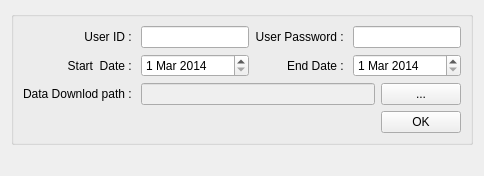
                    <widget class="QWidget" name="tab_15">
                      <attribute name="title">
                        <string>GSMap</string>
                      </attribute>
                      <layout class="QGridLayout" name="gridLayout_5">
                        <item row="0" column="0">
                          <widget class="QGroupBox" name="groupBox_25">
                            <property name="sizePolicy">
                              <sizepolicy hsizetype="Preferred" vsizetype="Fixed">
                                <horstretch>0</horstretch>
                                <verstretch>0</verstretch>
                              </sizepolicy>
                            </property>
                            <property name="title">
                              <string/>
                            </property>
                            <layout class="QGridLayout" name="gridLayout_8">
                              <item row="4" column="0">
                                <widget class="QLabel" name="label_53">
                                  <property name="text">
                                    <string>Data Downlod path : </string>
                                  </property>
                                  <property name="alignment">
                                    <set>Qt::AlignRight|Qt::AlignTrailing|Qt::AlignVCenter</set>
                                  </property>
                                </widget>
                              </item>
                              <item row="4" column="5">
                                <widget class="QPushButton" name="btn_bat_path_1">
                                  <property name="text">
                                    <string>...</string>
                                  </property>
                                </widget>
                              </item>
                              <item row="4" column="1" colspan="4">
                                <widget class="QLineEdit" name="txt_bat_path_1">
                                  <property name="enabled">
                                    <bool>false</bool>
                                  </property>
                                </widget>
                              </item>
                              <item row="5" column="5">
                                <widget class="QPushButton" name="btn_download_GSMap">
                                  <property name="text">
                                    <string>OK</string>
                                  </property>
                                </widget>
                              </item>
                              <item row="3" column="0">
                                <widget class="QLabel" name="label_42">
                                  <property name="text">
                                    <string>Start  Date : </string>
                                  </property>
                                  <property name="alignment">
                                    <set>Qt::AlignRight|Qt::AlignTrailing|Qt::AlignVCenter</set>
                                  </property>
                                </widget>
                              </item>
                              <item row="2" column="0">
                                <widget class="QLabel" name="label_54">
                                  <property name="sizePolicy">
                                    <sizepolicy hsizetype="Preferred" vsizetype="Preferred">
                                      <horstretch>0</horstretch>
                                      <verstretch>0</verstretch>
                                    </sizepolicy>
                                  </property>
                                  <property name="text">
                                    <string>User ID : </string>
                                  </property>
                                  <property name="alignment">
                                    <set>Qt::AlignRight|Qt::AlignTrailing|Qt::AlignVCenter</set>
                                  </property>
                                </widget>
                              </item>
                              <item row="2" column="3">
                                <widget class="QLabel" name="label_48">
                                  <property name="text">
                                    <string>User Password : </string>
                                  </property>
                                  <property name="alignment">
                                    <set>Qt::AlignRight|Qt::AlignTrailing|Qt::AlignVCenter</set>
                                  </property>
                                </widget>
                              </item>
                              <item row="3" column="3">
                                <widget class="QLabel" name="label_41">
                                  <property name="text">
                                    <string>End Date : </string>
                                  </property>
                                  <property name="alignment">
                                    <set>Qt::AlignRight|Qt::AlignTrailing|Qt::AlignVCenter</set>
                                  </property>
                                </widget>
                              </item>
                              <item row="3" column="1" colspan="2">
                                <widget class="QDateEdit" name="start_date_1">
                                  <property name="sizePolicy">
                                    <sizepolicy hsizetype="Preferred" vsizetype="Fixed">
                                      <horstretch>0</horstretch>
                                      <verstretch>0</verstretch>
                                    </sizepolicy>
                                  </property>
                                  <property name="dateTime">
                                    <datetime>
                                      <hour>0</hour>
                                      <minute>0</minute>
                                      <second>0</second>
                                      <year>2014</year>
                                      <month>3</month>
                                      <day>1</day>
                                    </datetime>
                                  </property>
                                </widget>
                              </item>
                              <item row="2" column="1" colspan="2">
                                <widget class="QLineEdit" name="txt_userID_1">
                                  <property name="sizePolicy">
                                    <sizepolicy hsizetype="Preferred" vsizetype="Fixed">
                                      <horstretch>0</horstretch>
                                      <verstretch>0</verstretch>
                                    </sizepolicy>
                                  </property>
                                  <property name="text">
                                    <string/>
                                  </property>
                                </widget>
                              </item>
                              <item row="2" column="4" colspan="2">
                                <widget class="QLineEdit" name="txt_userPW_1">
                                  <property name="sizePolicy">
                                    <sizepolicy hsizetype="Preferred" vsizetype="Fixed">
                                      <horstretch>0</horstretch>
                                      <verstretch>0</verstretch>
                                    </sizepolicy>
                                  </property>
                                  <property name="text">
                                    <string/>
                                  </property>
                                </widget>
                              </item>
                              <item row="3" column="4" colspan="2">
                                <widget class="QDateEdit" name="end_date_1">
                                  <property name="sizePolicy">
                                    <sizepolicy hsizetype="Preferred" vsizetype="Fixed">
                                      <horstretch>0</horstretch>
                                      <verstretch>0</verstretch>
                                    </sizepolicy>
                                  </property>
                                  <property name="dateTime">
                                    <datetime>
                                      <hour>0</hour>
                                      <minute>0</minute>
                                      <second>0</second>
                                      <year>2014</year>
                                      <month>3</month>
                                      <day>1</day>
                                    </datetime>
                                  </property>
                                </widget>
                              </item>
                            </layout>
                          </widget>
                        </item>
                        <item row="1" column="0">
                          <widget class="QLabel" name="label_14">
                            <property name="text">
                              <string/>
                            </property>
                          </widget>
                        </item>
                      </layout>
                    </widget>
